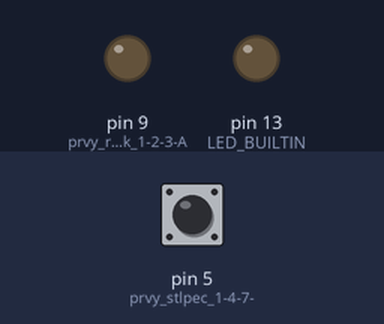
Recording of a sketch running on a simulated Arduino Uno, built with avr-gcc and run on an emulated ATmega328P. On the bench: output pins drawn as LEDs (lit = HIGH). The test bench sets the inputs (shaded band); at power-on: pin 5 (prvy_stlpec_1-4-7-) HIGH.

Above: at 1.2 s.
1.3 s: pin 5 (prvy_stlpec_1-4-7-) pulled LOW for 0.15 s
At 1.37 s:
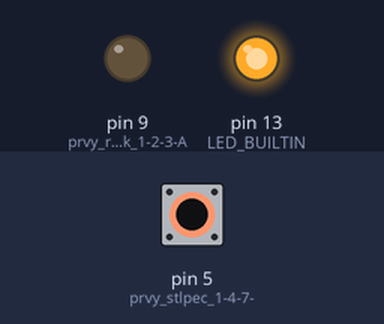
2.9 s: pin 5 (prvy_stlpec_1-4-7-) pulled LOW for 3.2 s
At 7.0 s:
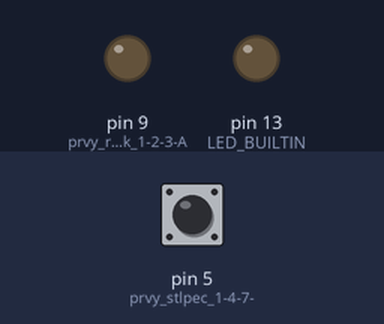
Timing chart, 0 to 8.5 s (numbered marks = the images above; inputs shaded):
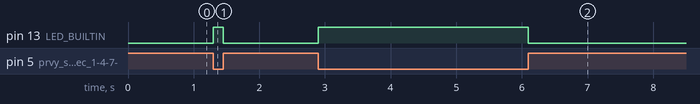

Measured:
- after the input at 1.3 s, pin 13 (LED_BUILTIN): LOW → HIGH at once, → LOW 0.15 s later
- after the input at 2.9 s, pin 13 (LED_BUILTIN): LOW → HIGH at once, → LOW 3.2 s later

The sketch:

u7riesenie.ino
```cpp
void setup()
{
  pinMode(LED_BUILTIN, OUTPUT);
  pinMode(9, OUTPUT); // prvy riadok 1-2-3-A
  pinMode(5, INPUT);  // prvy stlpec 1-4-7-*
  digitalWrite(5, HIGH);
}

void loop()
{
  int klavesa1 = digitalRead(5);
  digitalWrite(LED_BUILTIN, 1 - klavesa1);
}
```
